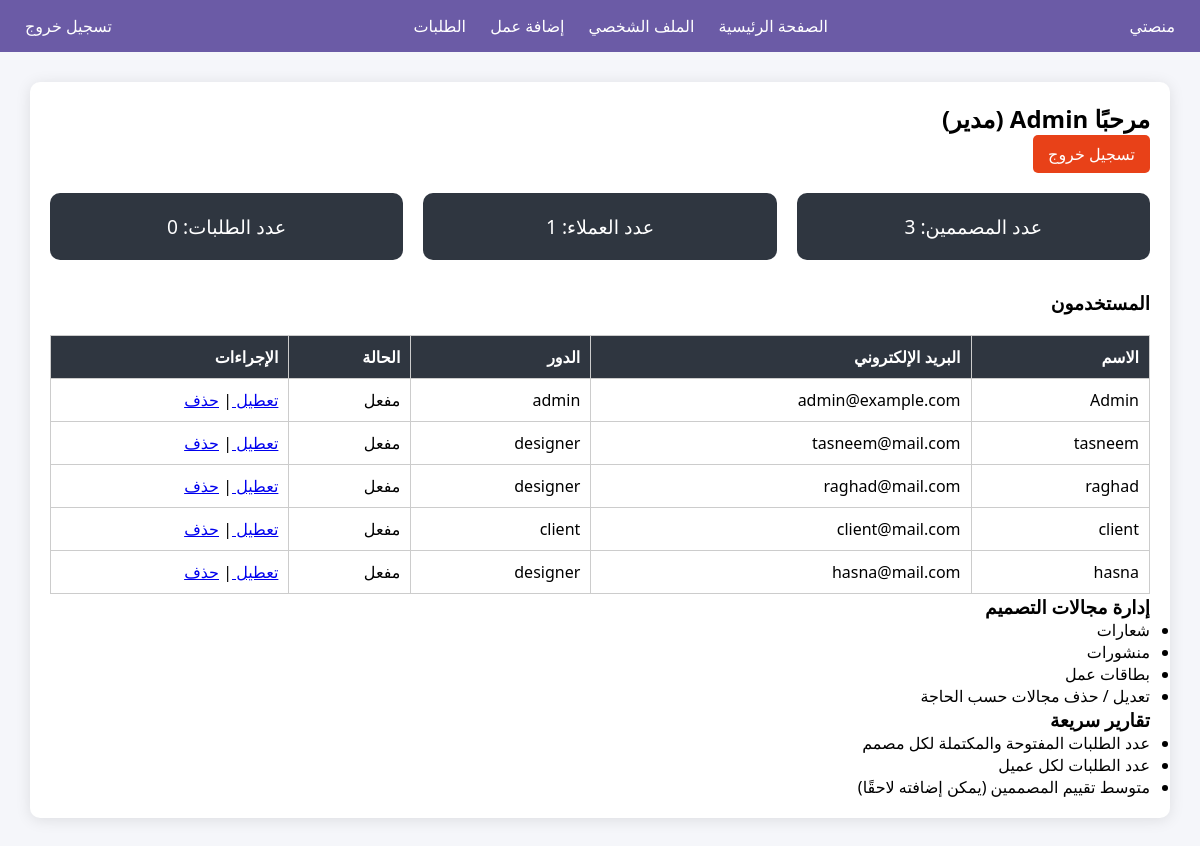
Page /admin/ (signed in) on the committed database.
### tables this page shows
CREATE TABLE users (
            id INTEGER PRIMARY KEY AUTOINCREMENT,
            username TEXT NOT NULL,
            email TEXT NOT NULL,
            password TEXT NOT NULL,
            role TEXT NOT NULL
        , active INTEGER DEFAULT 1, bio TEXT DEFAULT '', portfolio TEXT DEFAULT '');

### app/admin/routes.py (the view)
@admin_bp.route('/')
def dashboard_admin():
    if 'role' not in session or session['role'] != 'admin':
        flash('غير مسموح بالدخول!')
        return redirect(url_for('auth.login'))
    conn = sqlite3.connect(Config.DATABASE)
    conn.row_factory = sqlite3.Row
    users = conn.execute('SELECT * FROM users').fetchall()
    designers_count = conn.execute('SELECT COUNT(*) FROM users WHERE role="designer"').fetchone()[0]
    clients_count = conn.execute('SELECT COUNT(*) FROM users WHERE role="client"').fetchone()[0]
    requests_count = conn.execute('SELECT COUNT(*) FROM requests').fetchone()[0]
    conn.close()
    return render_template('admin/dashboard_admin.html',
                           users=users,
                           designers_count=designers_count,
                           clients_count=clients_count,
                           requests_count=requests_count)

### app/admin/templates/admin/dashboard_admin.html (shortened to what this page needs)
{% extends 'base.html' %}
{% block content %}
<div class="dashboard-container">
    <h2>مرحبًا {{ session['username'] }} (مدير)</h2>
    <a href="{{ url_for('auth.logout') }}" class="logout-btn">تسجيل خروج</a>
    <section class="stats">
        <div class="stat-card">عدد المصممين: {{ users|selectattr('role','equalto','designer')|list|length }}</div>
        <div class="stat-card">عدد العملاء: {{ users|selectattr('role','equalto','client')|list|length }}</div>
        <div class="stat-card">عدد الطلبات: {{ requests_count }}</div>
    </section>
    <h3>المستخدمون</h3>
    <table>
        <tr>
            <th>الاسم</th>
            <th>البريد الإلكتروني</th>
            <th>الدور</th>
            <th>الحالة</th>
            <th>الإجراءات</th>
        </tr>
        {% for user in users %}
        <tr>
            <td>{{ user['username'] }}</td>
            <td>{{ user['email'] }}</td>
            <td>{{ user['role'] }}</td>
            <td>{{ 'مفعل' if user['active'] == 1 else 'معطل' }}</td>
            <td>
                <a href="{{ url_for('admin.toggle_user', user_id=user['id']) }}">
                    {{ 'تعطيل' if user['active'] == 1 else 'تفعيل' }}
                </a>
                |
                <a href="{{ url_for('admin.delete_user', user_id=user['id']) }}" onclick="return confirm('هل أنت متأكد من حذف الحساب؟')">حذف</a>
            </td>
        </tr>
        {% endfor %}
    </table>
    <h3>إدارة مجالات التصميم</h3>
    <ul>
        <li>شعارات</li>
        <li>منشورات</li>
        <li>بطاقات عمل</li>
        <li>تعديل / حذف مجالات حسب الحاجة</li>
    </ul>
    <h3>تقارير سريعة</h3>
    <ul>
        <li>عدد الطلبات المفتوحة والمكتملة لكل مصمم</li>
        <li>عدد الطلبات لكل عميل</li>
        <li>متوسط تقييم المصممين (يمكن إضافته لاحقًا)</li>
    </ul>
</div>
{% endblock %}

### app/static/style.css (style rules this page uses)
* { margin: 0; padding: 0; box-sizing: border-box; font-family: 'Segoe UI', Tahoma, Geneva, Verdana, sans-serif; }
body { direction: rtl; background-color: #f5f6fa; }
.dashboard-container { width: 90%; margin: 30px auto; background: #fff; padding: 20px; border-radius: 10px; }
.dashboard-container table { width: 100%; border-collapse: collapse; margin-top: 20px; }
.dashboard-container th, .dashboard-container td { border: 1px solid #ccc; padding: 10px; text-align: right; }
.dashboard-container th { background-color: #2f3640; color: white; }
.dashboard-container { width: 95%; margin: 30px auto; background: #fff; padding: 20px; border-radius: 10px; box-shadow: 0 2px 15px rgba(0,0,0,0.1); }
.stats { display: flex; gap: 20px; margin-bottom: 30px; }
.stat-card { background-color: #2f3640; color: white; padding: 20px; border-radius: 10px; flex: 1; text-align: center; font-size: 1.2em; }
table { width: 100%; border-collapse: collapse; margin-top: 20px; }
th, td { border: 1px solid #ccc; padding: 10px; text-align: right; }
th { background-color: #40739e; color: white; }
.logout-btn { display: inline-block; margin-bottom: 20px; background-color: #e84118; color: white; padding: 8px 15px; text-decoration: none; border-radius: 5px; }

### rows in the picture
users: username "Admin", email "admin@example.com", role "admin", active "مفعل", active "تعطيل"
users: username "tasneem", email "tasneem@mail.com", role "designer", active "مفعل", active "تعطيل"
users: username "raghad", email "raghad@mail.com", role "designer", active "مفعل", active "تعطيل"
users: username "client", email "client@mail.com", role "client", active "مفعل", active "تعطيل"
users: username "hasna", email "hasna@mail.com", role "designer", active "مفعل", active "تعطيل"

### other values in the picture
{{ session['username'] }} "Admin"
{{ users|selectattr('role','equalto','designer')|list|length }} "3"
{{ users|selectattr('role','equalto','client')|list|length }} "1"
{{ requests_count }} "0"
